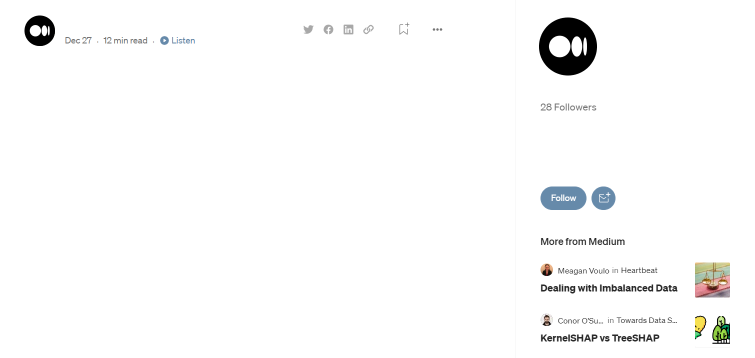
#> input picture mockmedium.jpg, 1509 x 716 px (shown at 1/2 size)
$ python funcs.py
#> lines starting #> are read from the running program, lines starting #| are printed output that depends on the picture
from PIL import Image, ImageDraw, ImageFont
import textwrap


# Open the image file
image = Image.open("mockmedium.jpg")
#> image is the input picture: PIL image 1509x716 RGB; mean R, G, B 249.7, 249.8, 249.7

# Create an ImageDraw object
draw = ImageDraw.Draw(image)

# Choose a font and font size
titulo_font = ImageFont.truetype("titulo_sohne.otf", 36)
subtitulo_1_font = ImageFont.truetype("SourceSerifPro-SemiBold.ttf", 30)
subtitulo_2_font = ImageFont.truetype("SourceSerifPro-SemiBold.ttf", 25)
text_font = ImageFont.truetype("textoserif.ttf", 25)
empresa_font = ImageFont.truetype("biosohne.otf", 22)
empresa_blurb_font = ImageFont.truetype("biosohne.otf", 20)

titulo = "Using SHAP with Cross-Validation in Python"
subtitulo_1 = "The importance of validating data"
subtitulo_2 = "Introduction"
text = "In many situations, machine learning models are preferred over traditional linear models because of their superior predictive performance and their ability to handle complex nonlinear data. However, a common criticism of machine learning models is their lack of interpretability. For example, ensemble methods such as XGBoost and Random Forest, combine the results of many individual learners to generate their results. Although this often leads to superior performance, it makes it hard to know the contribution of each feature in the dataset to the output."
empresa = "Dan Kirk"
empresa_blurb = "Researcher at Wageningen University Research, MSc Nutrition Health and BSc Biochemistry, practicing data science and lifetime natural bodybuilder."


width_1 = 75
wraped_text = textwrap.fill(text, width=width_1)
text = wraped_text

width_2 = 40
wraped_empresa = textwrap.fill(empresa_blurb, width=width_2)
empresa_blurb = wraped_empresa


# Add the text to the image
draw.text((130, 30), empresa, font=empresa_font, fill=(0, 0, 0))
draw.text((50, 140), titulo, font=titulo_font, fill=(0, 0, 0))
draw.text((50, 210), subtitulo_1 , font=subtitulo_1_font, fill=(0, 0, 0))
draw.text((50, 275), subtitulo_2, font=subtitulo_2_font, fill=(0, 0, 0))
draw.text((50, 355), text, font=text_font, fill=(0, 0, 0))


draw.text((1080, 165), empresa, font=empresa_font, fill=(0, 0, 0))
draw.text((1080, 240), empresa_blurb, font=empresa_blurb_font, fill=(117, 117, 117))


# Save the edited image
image.save("edited_facebook_post_mockup.jpg")
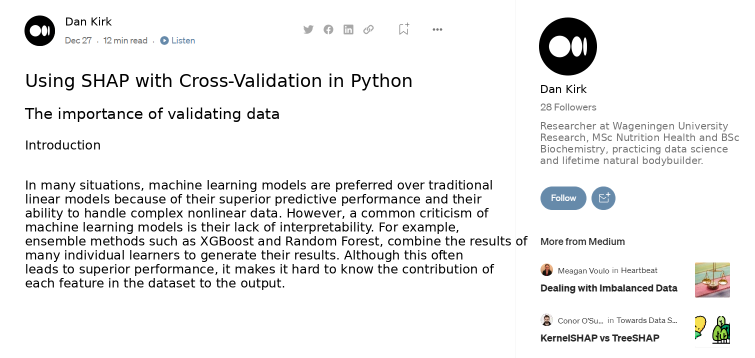
#> saved as edited_facebook_post_mockup.jpg: PIL image 1509x716 RGB (shown at 1/2 size); mean R, G, B 238.3, 238.4, 238.3
img_path = "/content/edited_facebook_post_mockup.jpg"

image = Image.open('edited_facebook_post_mockup.jpg')
